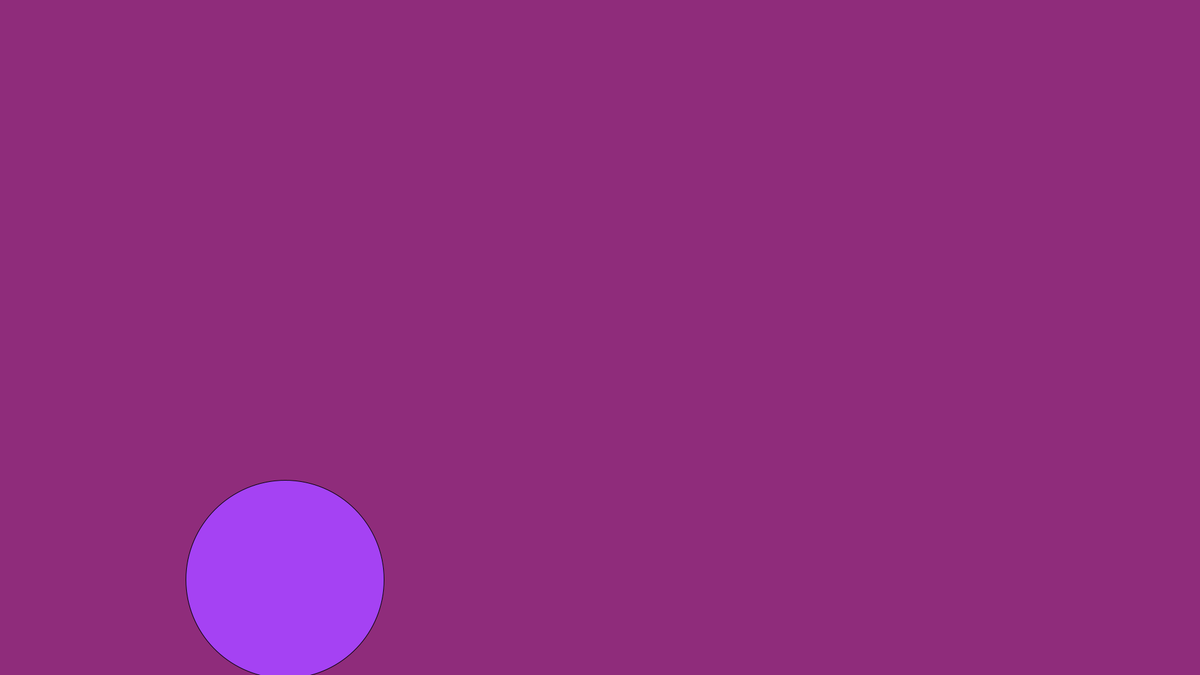
Frame 1 (no input)
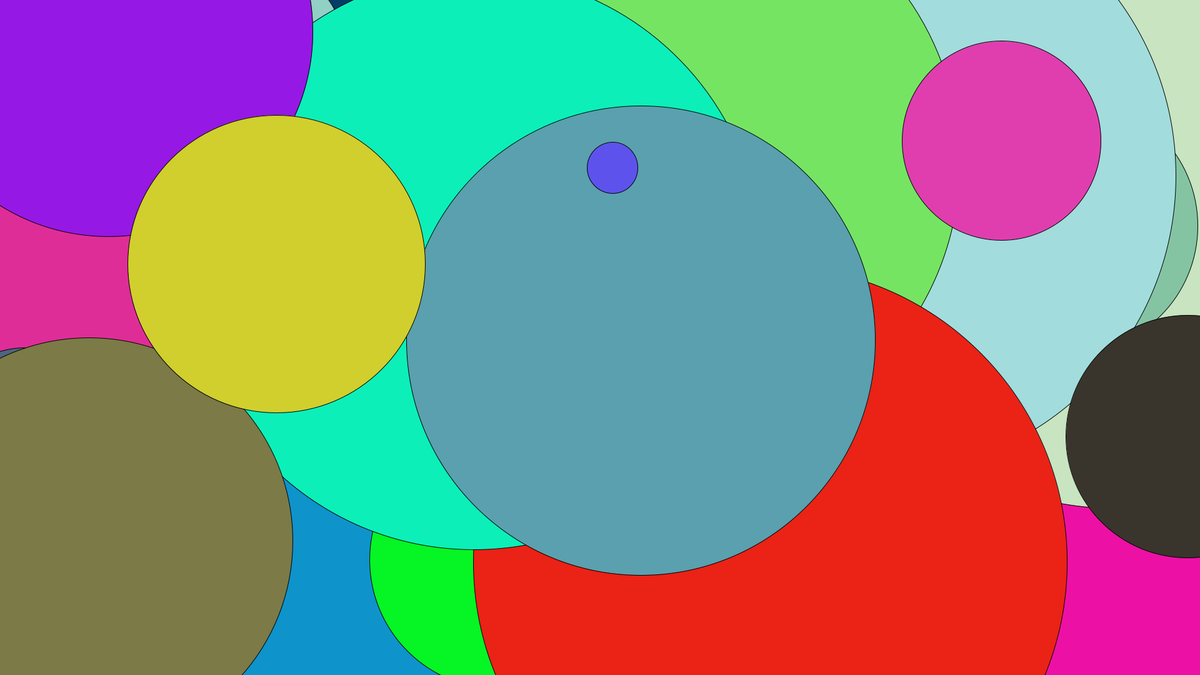
Frame 60 (the mouse pressed at the canvas centre just before this capture)
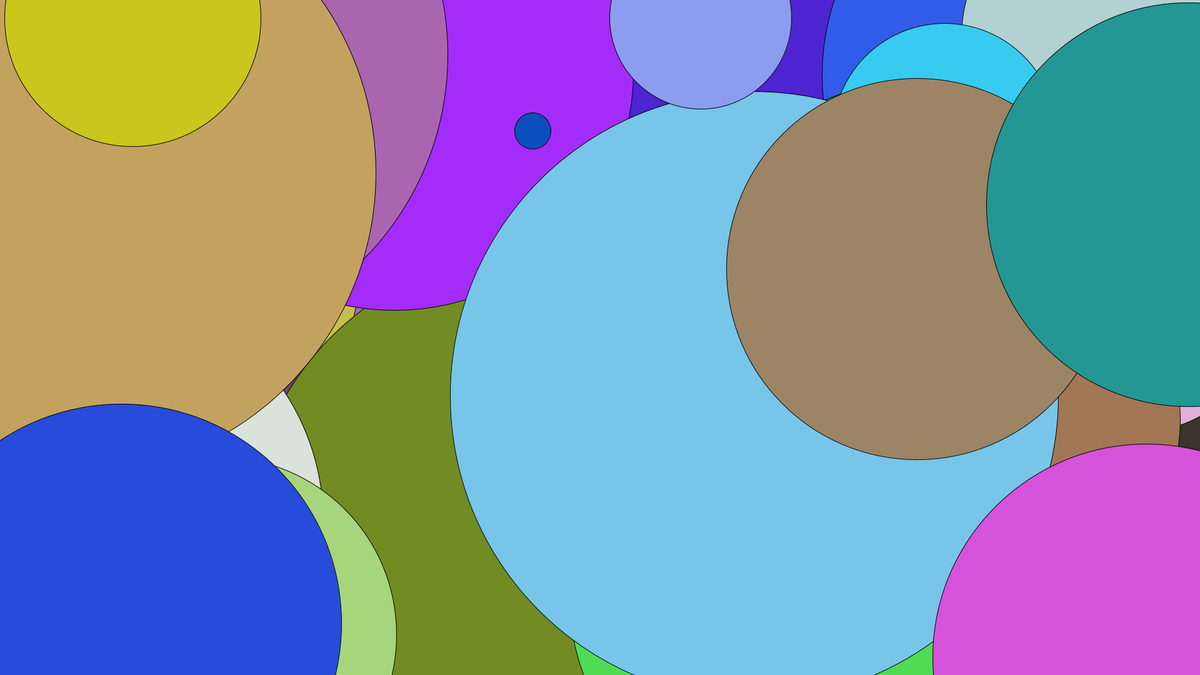
Frame 120 (the mouse held since frame 60 and released just before this capture)

The Processing sketch that drew these frames (run headless with seeded random() and noise(); from frame 60 on, the mouse is pressed at the canvas centre):

// Processing sketch: es002_copia
// ── es002_copia.pde
private Cerchio c;

public void settings(){
  size(1920,1080);
}

public void setup(){
  c = new Cerchio();
  background(143, 44, 123);
}

public void draw(){
  //randomizzo il colore 0..255, le coordinate 0..width+1 e 0..height+1 e la dimesione del cerchio 2..100
  c.setColor(color(random(256),random(256),random(256)));
  c.setX(random(width+1));
  c.setY(random(height+1));
  c.setDim(random(1000));
  c.show();
  
  delay(200);
}

// ── Cerchio.pde
public class Cerchio{
  private static final int DIM_DEF = 100;  //dimesione di default
  private float dim;  //diametro delcerchio
  private float x;  //coordiante x e y
  private float y;
  private color colore;  //colore rimepimento e del bordo
  private color bordo;
  
  public Cerchio(){
    dim = DIM_DEF;
    //imposto di default il colore bianco ed il bordo nero
    colore = color(255,255,255);
    bordo = color(0,0,0);
    x = width / 2;
    y = height / 2;
  }
  
  public void setX(float x){
    this.x = x;
  }
  
  public void setY(float y){
    this.y = y;
  }
  
  public void setColor(color colore){
    this.colore = colore;
  }
  
  public void SetStroke(color bordo){
    this.bordo = bordo;
  }
  
  public void setDim(float dim){
    this.dim = dim;
  }
  
  public float getX(){
    return x;
  }
  
  public float getY(){
    return y;
  }
  
  public color getColore(){
    return colore;
  }
  
  public color getStroke(){
    return bordo;
  }
  
  public float getDim(){
    return dim;
  }
  
  public void show(){
    fill(colore);
    stroke(bordo);
    circle(x,y,dim);
  }
}
